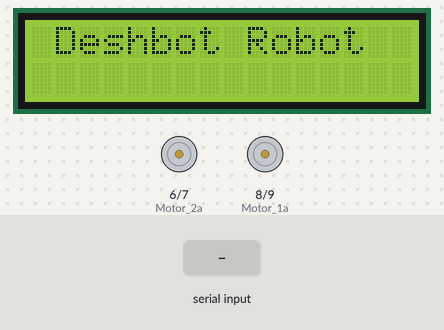
Recording of a sketch running on a simulated Arduino Nano, built with avr-gcc and run on an emulated ATmega328P. Shown: 16×2 character LCD, motor-driver pin pairs drawn as motors (green arrow = first pin HIGH = forward, orange = second pin HIGH = backward, longer = more drive). The inputs (shaded band) are chosen by the test bench. What the sketch prints to the serial monitor is not drawn.

Above: at 1.7 s.
1.8 s: "U" received over Serial
At 2.1 s:
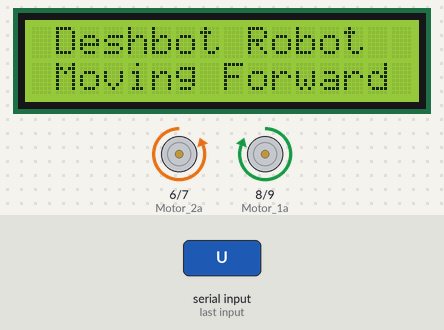
3.3 s: "D" received over Serial
At 4.5 s:
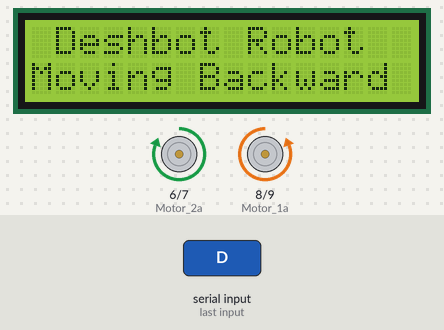
4.8 s: "L" received over Serial
At 5.6 s:
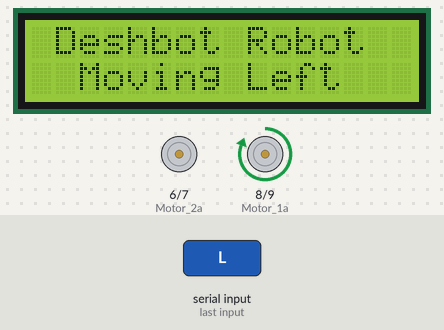
6.3 s: "R" received over Serial
At 6.8 s:
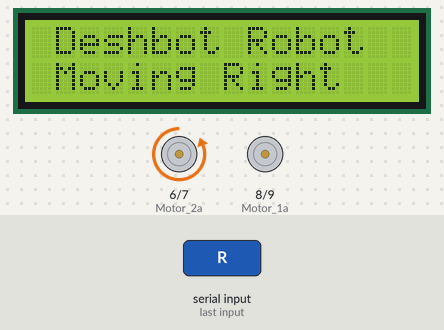
7.8 s: "C" received over Serial
At 9.1 s:
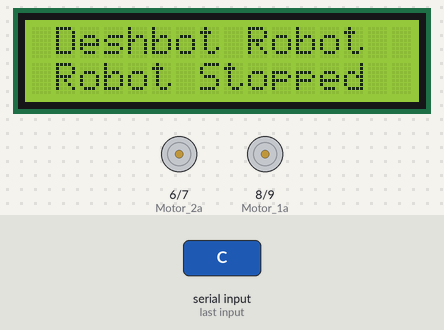
Timing chart, 0 to 10.3 s (numbered marks = the images above; inputs shaded):
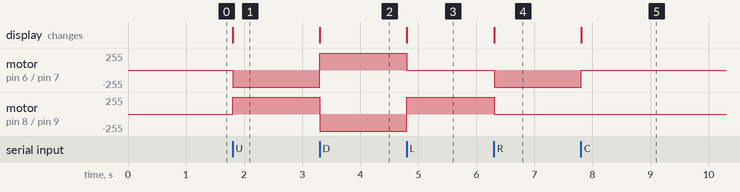

The sketch:

desh_bot_final.ino
```cpp
/*
============================================================
        DESHBOT ROBOTIC SHIELD - DEMO CODE
============================================================

Author: Deshraj Dhiman

Description:

This program demonstrates basic robot control using the
Deshbot Robotic Shield. The robot is controlled via
Serial commands (Bluetooth / USB), and movement status
is displayed on a 16x2 LCD.

------------------------------------------------------------
HARDWARE USED
------------------------------------------------------------

1. Arduino NANO
2. Deshbot Robotic Shield
3. 16x2 LCD Display
4. L293D Motor Driver
5. 4 DC Motors
6. Bluetooth Module (HC-05) / Serial Input

------------------------------------------------------------
PIN CONFIGURATION
------------------------------------------------------------

LCD:

RS -> A4
EN -> A3
D4 -> A2
D5 -> A1
D6 -> A0
D7 -> 13

Motor 1:

Motor_1a -> Pin 8
Motor_1b -> Pin 9

Motor 2:

Motor_2a -> Pin 6
Motor_2b -> Pin 7

------------------------------------------------------------
CONTROL COMMANDS
------------------------------------------------------------

U -> Move Forward
D -> Move Backward
L -> Turn Left
R -> Turn Right
C -> Stop Robot

============================================================
*/

#include <LiquidCrystal.h>


// ==========================================================
// LCD CONFIGURATION
// ==========================================================

const int rs = A4;
const int en = A3;
const int d4 = A2;
const int d5 = A1;
const int d6 = A0;
const int d7 = 13;

LiquidCrystal lcd(rs, en, d4, d5, d6, d7);


// ==========================================================
// SERIAL DATA
// ==========================================================

byte datarx;


// ==========================================================
// MOTOR CONTROL PINS
// ==========================================================

int Motor_1a = 8;
int Motor_1b = 9;

int Motor_2a = 6;
int Motor_2b = 7;


// ==========================================================
// SETUP
// ==========================================================

void setup()
{

    Serial.begin(9600);

    lcd.begin(16, 2);

    lcd.setCursor(0, 0);

    lcd.print(" Deshbot Robot ");


    pinMode(Motor_1a, OUTPUT);
    pinMode(Motor_1b, OUTPUT);

    pinMode(Motor_2a, OUTPUT);
    pinMode(Motor_2b, OUTPUT);


    Serial.println(F("=================================================="));

    Serial.println(F("       DESHBOT ROBOTIC SHIELD"));

    Serial.println(F("              QUICK REFERENCE"));

    Serial.println(F("=================================================="));

    Serial.println(F("Commands:"));

    Serial.println(F("  U = Forward"));
    Serial.println(F("  D = Backward"));
    Serial.println(F("  L = Left"));
    Serial.println(F("  R = Right"));
    Serial.println(F("  C = Stop"));

    Serial.println();

    Serial.println(F("Shield Pin Reference:"));

    Serial.println(
        F("Motors : Motor_1a=8 Motor_1b=9 Motor_2a=6 Motor_2b=7")
    );

    Serial.println(
        F("LCD    : RS=A4 EN=A3 D4=A2 D5=A1 D6=A0 D7=13")
    );

    Serial.println(
        F("Buzzer/LED/WS2812B : Pin 11")
    );

    Serial.println(
        F("Switches : SW1=10 SW2=12")
    );

    Serial.println(
        F("Ultrasonic : Trig=4 Echo=5")
    );

    Serial.println(F("=================================================="));

}


// ==========================================================
// MAIN LOOP
// ==========================================================

void loop()
{

    if (Serial.available() > 0)
    {

        datarx = Serial.read();

        Serial.println(datarx);

    }


    //--------------------------------------------------------
    // FORWARD
    //--------------------------------------------------------

    if (datarx == 'U')
    {

        lcd.setCursor(0, 1);

        lcd.print(" Moving Forward ");

        digitalWrite(Motor_1a, HIGH);
        digitalWrite(Motor_1b, LOW);

        digitalWrite(Motor_2a, LOW);
        digitalWrite(Motor_2b, HIGH);

    }


    //--------------------------------------------------------
    // BACKWARD
    //--------------------------------------------------------

    if (datarx == 'D')
    {

        lcd.setCursor(0, 1);

        lcd.print("Moving Backward");

        digitalWrite(Motor_1a, LOW);
        digitalWrite(Motor_1b, HIGH);

        digitalWrite(Motor_2a, HIGH);
        digitalWrite(Motor_2b, LOW);

    }


    //--------------------------------------------------------
    // LEFT
    //--------------------------------------------------------

    if (datarx == 'L')
    {

        lcd.setCursor(0, 1);

        lcd.print("  Moving Left  ");

        digitalWrite(Motor_1a, HIGH);
        digitalWrite(Motor_1b, LOW);

        digitalWrite(Motor_2a, LOW);
        digitalWrite(Motor_2b, LOW);

    }


    //--------------------------------------------------------
    // RIGHT
    //--------------------------------------------------------

    if (datarx == 'R')
    {

        lcd.setCursor(0, 1);

        lcd.print(" Moving Right  ");

        digitalWrite(Motor_1a, LOW);
        digitalWrite(Motor_1b, LOW);

        digitalWrite(Motor_2a, LOW);
        digitalWrite(Motor_2b, HIGH);

    }


    //--------------------------------------------------------
    // STOP
    //--------------------------------------------------------

    if (datarx == 'C')
    {

        lcd.setCursor(0, 1);

        lcd.print(" Robot Stopped ");

        digitalWrite(Motor_1a, LOW);
        digitalWrite(Motor_1b, LOW);

        digitalWrite(Motor_2a, LOW);
        digitalWrite(Motor_2b, LOW);

    }

}


/*
============================================================
                    NOTES FOR STUDENTS
============================================================

• Motors are controlled using HIGH/LOW logic.

• LCD provides real-time movement feedback.

• Serial commands can come from:
    - Bluetooth App
    - Serial Monitor

• This is a basic differential-drive robot.

------------------------------------------------------------
EXTENSIONS
------------------------------------------------------------

• Add obstacle sensors
• Add autonomous navigation
• Add ultrasonic sensors
• Integrate mobile app control
• Add line-following functionality
• Add Wi-Fi / IoT control

============================================================
                 HAPPY DESHBOT CODING 🚀
============================================================
*/
```

Measured:
- after the input at 1.8 s, motor on pin 6 (Motor_2a) / pin 7 (Motor_2b): stopped → backward 255/255 at once; motor on pin 8 (Motor_1a) / pin 9 (Motor_1b): stopped → forward 255/255 at once; the display: changes at once (image 1)
- after the input at 3.3 s, motor on pin 6 (Motor_2a) / pin 7 (Motor_2b): backward 255/255 → forward 255/255 at once; motor on pin 8 (Motor_1a) / pin 9 (Motor_1b): forward 255/255 → backward 255/255 at once; the display: changes at once (image 2)
- after the input at 4.8 s, motor on pin 6 (Motor_2a) / pin 7 (Motor_2b): forward 255/255 → stopped at once; motor on pin 8 (Motor_1a) / pin 9 (Motor_1b): backward 255/255 → forward 255/255 at once; the display: changes at once (image 3)
- after the input at 6.3 s, motor on pin 6 (Motor_2a) / pin 7 (Motor_2b): stopped → backward 255/255 at once; motor on pin 8 (Motor_1a) / pin 9 (Motor_1b): forward 255/255 → stopped at once; the display: changes at once (image 4)
- after the input at 7.8 s, motor on pin 6 (Motor_2a) / pin 7 (Motor_2b): backward 255/255 → stopped at once; the display: changes at once (image 5)
